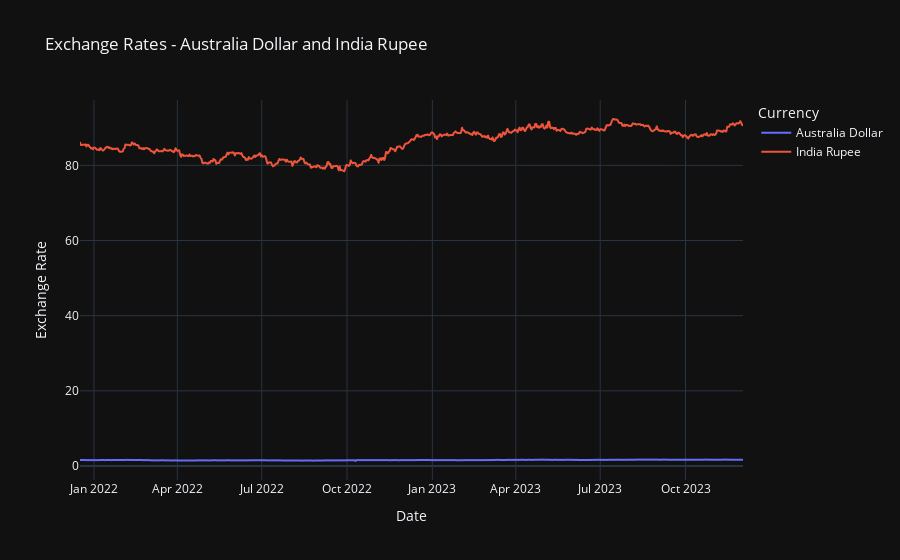

Here is the notebook cell this chart was saved with:
### Code cell
import pandas as pd #pandas library to import csv and perform operations
import plotly.express as px #library for creating interactive charts

# Load the data from the CSV file
file_path = r'C:\Users\SUNYLoaner\Downloads\exchange_rates.csv'
exchange_rates_df = pd.read_csv(file_path)

# Convert the 'date' column to datetime format with the specified format
exchange_rates_df['date'] = pd.to_datetime(exchange_rates_df['date'], format='%d/%m/%Y')

# Select 'Australia Dollar' and 'India Rupee' for analysis
selected_currencies = ['Australia Dollar', 'India Rupee']

# Filter data for the selected currencies
selected_data = exchange_rates_df[exchange_rates_df['Country/Currency'].isin(selected_currencies)]

# Drop duplicate entries and keep the first occurrence
selected_data = selected_data.drop_duplicates(subset=['date', 'Country/Currency'])

# Pivot the data for easy plotting, aggregate values for duplicate dates using mean
pivot_table = selected_data.pivot_table(index=['date', 'Country/Currency'], values='value', aggfunc='mean').reset_index()

# Create an interactive line chart using Plotly Express
fig = px.line(pivot_table, x='date', y='value', color='Country/Currency',
              title='Exchange Rates - Australia Dollar and India Rupee',
              labels={'value': 'Exchange Rate'},
              line_shape='linear')

# Customize the layout
fig.update_layout(
    xaxis_title='Date',
    yaxis_title='Exchange Rate',
    legend_title='Currency',
    hovermode='x unified',
    template='plotly_dark'
)

# Show the interactive chart
fig.show()

### Figure 1 — Plotly figure (JSON) as saved in the notebook; plotly's stock layout.template omitted (floating-point values rounded to 4 significant figures; data arrays with more than 128 entries replaced by an {"elided": "..."} marker saying what was removed)
{"data": [{"hovertemplate": "Country/Currency=Australia Dollar<br>date=%{x}<br>Exchange Rate=%{y}<extra></extra>", "legendgroup": "Australia Dollar", "line": {"color": "#636efa", "dash": "solid", "shape": "linear"}, "marker": {"symbol": "circle"}, "mode": "lines", "name": "Australia Dollar", "showlegend": true, "type": "scattergl", "x": {"elided": "715 str values"}, "xaxis": "x", "y": {"elided": "715 float values"}, "yaxis": "y"}, {"hovertemplate": "Country/Currency=India Rupee<br>date=%{x}<br>Exchange Rate=%{y}<extra></extra>", "legendgroup": "India Rupee", "line": {"color": "#EF553B", "dash": "solid", "shape": "linear"}, "marker": {"symbol": "circle"}, "mode": "lines", "name": "India Rupee", "showlegend": true, "type": "scattergl", "x": {"elided": "715 str values"}, "xaxis": "x", "y": {"elided": "715 float values"}, "yaxis": "y"}], "layout": {"hovermode": "x unified", "legend": {"title": {"text": "Currency"}, "tracegroupgap": 0}, "title": {"text": "Exchange Rates - Australia Dollar and India Rupee"}, "xaxis": {"anchor": "y", "domain": [0, 1], "title": {"text": "Date"}}, "yaxis": {"anchor": "x", "domain": [0, 1], "title": {"text": "Exchange Rate"}}}}
